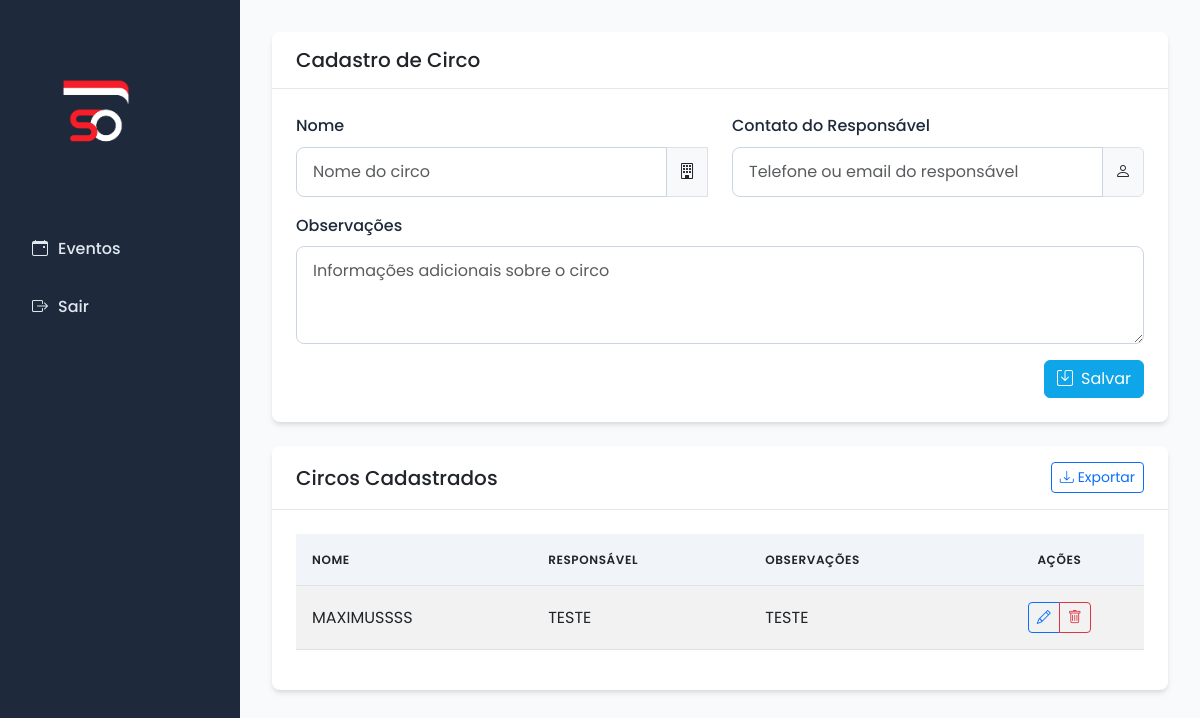
The page /cadastros/circos on the database as committed earlier.
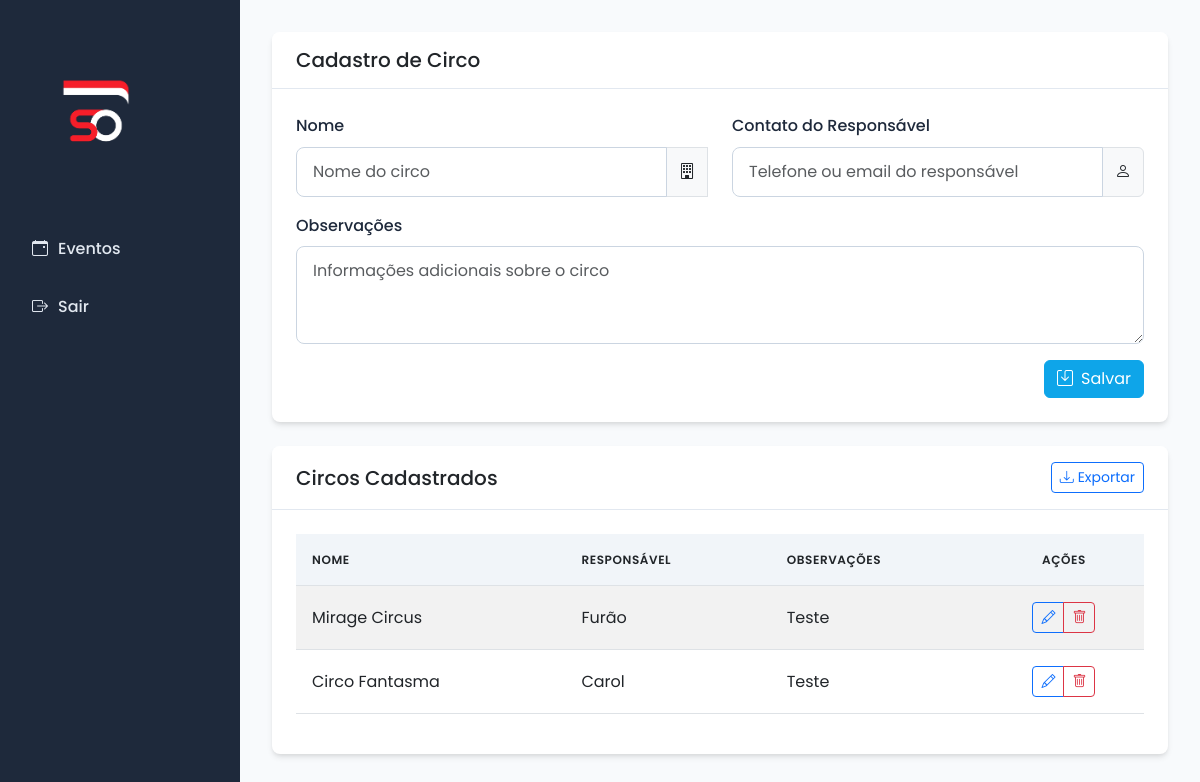
The same page on the database as committed later.
### models.py (models this page shows)
class Circo(db.Model):
    __tablename__ = 'circo'
    id_circo = db.Column(db.Integer, primary_key=True)
    nome = db.Column(db.String, nullable=False)
    contato_responsavel = db.Column(db.String)
    observacoes = db.Column(db.String)

### app.py (the view, shortened to what this page needs)
@app.route('/cadastros/circos', methods=['GET', 'POST'])
def cadastrar_circo():
    form = CircoForm()
    circos = Circo.query.all()
    return render_template('cadastrar_circo.html', form=form, circos=circos)

### forms.py
class CircoForm(FlaskForm):
    nome = StringField('Nome', validators=[InputRequired()])
    contato_responsavel = StringField('Contato do Responsável')
    observacoes = TextAreaField('Observações')

### templates/cadastrar_circo.html (shortened to what this page needs)
{% extends 'base.html' %}
{% block content %}
<div class="card mb-4">
    <div class="card-header d-flex justify-content-between align-items-center">
        <h5 class="mb-0">Cadastro de Circo</h5>
    </div>
    <div class="card-body">
        <form method="POST" class="needs-validation" novalidate>
            <div class="row">
                <div class="col-md-6 mb-3">
                    {{ form.nome.label(class="form-label") }}
                    <div class="input-group">
                        {{ form.nome(class="form-control", placeholder="Nome do circo", required=true) }}
                        <span class="input-group-text"><i class="bi bi-building"></i></span>
                    </div>
                </div>
                <div class="col-md-6 mb-3">
                    {{ form.contato_responsavel.label(class="form-label") }}
                    <div class="input-group">
                        {{ form.contato_responsavel(class="form-control", placeholder="Telefone ou email do responsável") }}
                        <span class="input-group-text"><i class="bi bi-person"></i></span>
                    </div>
                </div>
            </div>
            <div class="mb-3">
                {{ form.observacoes.label(class="form-label") }}
                {{ form.observacoes(class="form-control", rows="3", placeholder="Informações adicionais sobre o circo") }}
            </div>
            <div class="d-flex justify-content-end">
                <button type="submit" class="btn btn-primary">
                    <i class="bi bi-save me-2"></i>Salvar
                </button>
            </div>
        </form>
    </div>
</div>
<div class="card">
    <div class="card-header d-flex justify-content-between align-items-center">
        <h5 class="mb-0">Circos Cadastrados</h5>
        <div>
            <button class="btn btn-sm btn-outline-primary" id="btnExportar">
                <i class="bi bi-download me-1"></i>Exportar
            </button>
        </div>
    </div>
    <div class="card-body">
        {% if circos %}
        <div class="table-responsive">
            <table class="table table-hover table-striped">
                <thead>
                    <tr>
                        <th>Nome</th>
                        <th>Responsável</th>
                        <th>Observações</th>
                        <th class="text-center">Ações</th>
                    </tr>
                </thead>
                <tbody>
                    {% for circo in circos %}
                    <tr>
                        <td>{{ circo.nome }}</td>
                        <td>{{ circo.contato_responsavel }}</td>
                        <td>{{ circo.observacoes }}</td>
                        <td class="text-center">
                            <div class="btn-group" role="group">
                                <a href="{{ url_for('editar_circo', id=circo.id_circo) }}" class="btn btn-sm btn-outline-primary" title="Editar">
                                    <i class="bi bi-pencil"></i>
                                </a>
                                <a href="{{ url_for('excluir_circo', id=circo.id_circo) }}" class="btn btn-sm btn-outline-danger"
                                   onclick="return confirm('Tem certeza que deseja excluir este circo?')" title="Excluir">
                                    <i class="bi bi-trash"></i>
                                </a>
                            </div>
                        </td>
                    </tr>
                    {% endfor %}
                </tbody>
            </table>
        </div>
        {% else %}
        <div class="alert alert-info">
            <i class="bi bi-info-circle me-2"></i>Nenhum circo cadastrado.
        </div>
        {% endif %}
    </div>
</div>
{% endblock %}

### templates/base.html (shortened to what this page needs)
<!DOCTYPE html>
<html lang="pt-br">
<head>
    <link href="https://cdn.jsdelivr.net/npm/bootstrap@5.3.0/dist/css/bootstrap.min.css" rel="stylesheet">
    <link href="https://cdn.jsdelivr.net/npm/bootstrap-icons@1.10.5/font/bootstrap-icons.css" rel="stylesheet">
    <link rel="stylesheet" href="https://cdnjs.cloudflare.com/ajax/libs/font-awesome/6.0.0/css/all.min.css">
    <link rel="stylesheet" href="{{ url_for('static', filename='style.css') }}">
</head>
<body>
    <div class="layout">
        <div class="sidebar">
            <img src="{{ url_for('static', filename='logo.png') }}" alt="Logo">
            {% set categoria = session['categoria'] %}
            <a class="nav-link {% if request.endpoint == 'listar_eventos' %}active{% endif %}" href="{{ url_for('listar_eventos') }}">
                <i class="bi bi-calendar-event"></i> Eventos
            </a>
            <a class="nav-link" href="{{ url_for('logout') }}"><i class="bi bi-box-arrow-right"></i> Sair</a>
        </div>
        <div class="main-content">
            {% block content %}{% endblock %}
        </div>
    </div>
</body>
</html>

### static/style.css (style rules this page uses)
:root { --primary: #1e293b; --primary-light: #334155; --secondary: #0ea5e9; --success: #10b981; --danger: #ef4444; --warning: #f59e0b; --info: #3b82f6; --light: #f8fafc; --dark: #0f172a; --spacing-xs: 0.25rem; --spacing-sm: 0.5rem; --spacing-md: 1rem; --spacing-lg: 1.5rem; --spacing-xl: 2rem; --border-radius: 0.5rem; --box-shadow: 0 4px 6px -1px rgba(0, 0, 0, 0.1), 0 2px 4px -1px rgba(0, 0, 0, 0.06); }
body { font-family: 'Poppins', sans-serif; font-size: 16px; line-height: 1.6; color: #334155; background-color: #f8fafc; margin: 0; padding: 0; }
.layout { display: flex; min-height: 100vh; }
.sidebar { width: 240px; background-color: var(--primary); color: #ffffff; padding: 2rem 1rem; display: flex; flex-direction: column; align-items: flex-start; transition: all 0.3s ease; }
.sidebar img { max-width: 160px; margin-bottom: 2rem; }
.sidebar .nav-link { color: #e2e8f0; padding: 0.75rem 1rem; margin-bottom: 0.5rem; border-radius: 8px; width: 100%; font-weight: 500; display: flex; align-items: center; gap: 10px; transition: all 0.2s ease; }
.main-content { flex: 1; padding: 2rem; max-width: 1200px; margin: 0 auto; transition: all 0.3s ease; }
.btn-primary { background-color: var(--secondary); border-color: var(--secondary); }
.card { border-radius: var(--border-radius); box-shadow: var(--box-shadow); border: none; margin-bottom: var(--spacing-lg); overflow: hidden; }
.card-header { background-color: white; border-bottom: 1px solid #e2e8f0; padding: var(--spacing-md) var(--spacing-lg); font-weight: 600; }
.card-body { padding: var(--spacing-lg); }
.form-control { border-radius: var(--border-radius); padding: 0.75rem 1rem; border: 1px solid #cbd5e1; transition: all 0.2s ease; }
.form-label { font-weight: 500; margin-bottom: 0.5rem; color: var(--primary); }
.table { border-collapse: separate; border-spacing: 0; width: 100%; }
.table th { background-color: #f1f5f9; font-weight: 600; text-transform: uppercase; font-size: 0.75rem; letter-spacing: 0.05em; padding: 1rem; }
.table td { padding: 1rem; vertical-align: middle; }
.table-striped tbody tr:nth-of-type(odd) { background-color: #f8fafc; }

Rows that differ between the two databases and show on the page:
changed Circo: nome "MAXIMUSSSS" → "Mirage Circus"; contato_responsavel "TESTE" → "Furão"; observacoes "TESTE" → "Teste"
added Circo: nome "Circo Fantasma", contato_responsavel "Carol", observacoes "Teste"
